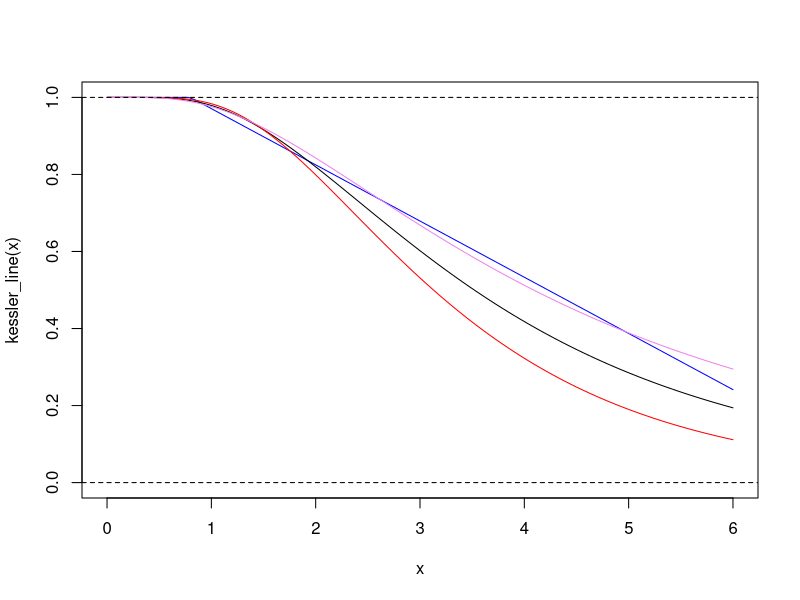
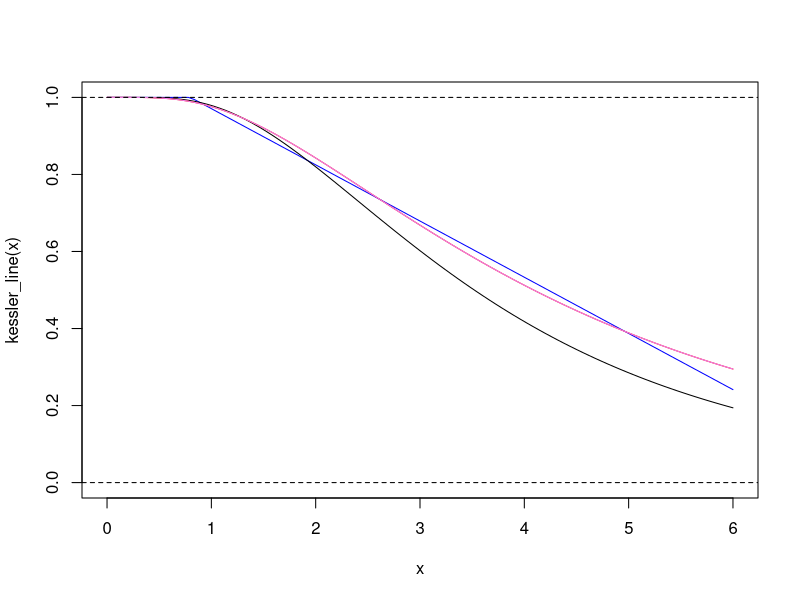
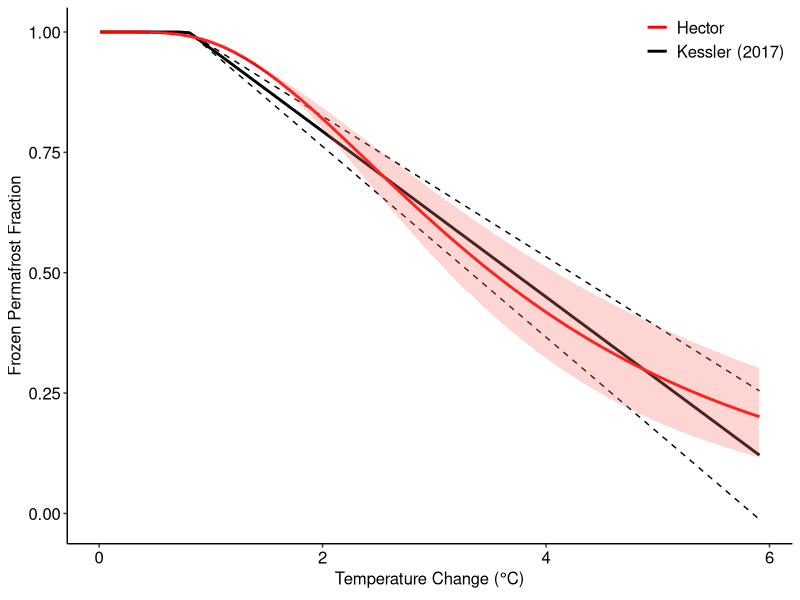

Generate these figures, in order, with R:
library(dplyr)

cdfun <- function(x, mu, sig) plnorm(x, mu, sig, lower.tail = FALSE)

kessler_line <- function(x){
  kessler_b = 0.8 * kessler_m + 1
  pmin(kessler_b - kessler_m * x, 1)
}

fit_to_kessler <- function(kessler_m){
  fit <- optim(c(3.5, 2), pfit)
}

pfit <- function(pars) {
  mu <- pars[1]
  sig <- pars[2]
  x <- seq(0.01, 6, 0.1)
  yline <- kessler_line(x)
  yfun <- cdfun(x, mu, sig)
  ## sum((yline - yfun) ^ 2 * (1 / x^1.8))
  sum((yline - yfun) ^ 2)
}


kessler_m <- 0.172
fit <- fit_to_kessler(kessler_m)
kessler_m <- 0.1981
fit_upper <- fit_to_kessler(kessler_m)
kessler_m <- 0.1459
fit_lower <- fit_to_kessler(kessler_m)

kessler_m <- 0.172

library(ggplot2)

my_theme <- theme_classic() + 
  theme(legend.title=element_blank(), 
        legend.position = c(1, 1),
        legend.justification = c("right", "top"),
        legend.box.just = "right",
        legend.text = element_text(size=12),
        axis.text = element_text(color="black", size=12), 
        axis.title = element_text(color = "black", size=12))




# Create a data frame to hold the curves data
x <- seq(0.01, 6, 0.1)
kessler_m <- 0.172
kessler <- kessler_line(x)
kessler_m <- 0.1981
kessler_upper = kessler_line(x)
kessler_m <- 0.1459
kessler_lower = kessler_line(x)
curves <- tibble(x = x, kessler_lower = kessler_lower, kessler_upper=kessler_upper, kessler=kessler, funline = cdfun(x, fit$par[1], fit$par[2]), 
                 funline_upper = cdfun(x, fit_upper$par[1], fit_upper$par[2]), 
                 funline_lower=cdfun(x, fit_lower$par[1], fit_lower$par[2]))

ggplot(data=curves) +
  geom_line(aes(x=x, y=kessler_upper, colour = "Kessler (2017)"), show.legend=FALSE, linetype="dashed") +
  geom_line(aes(x=x, y=kessler_lower, colour = "Kessler (2017)"), show.legend=FALSE, linetype="dashed") + 
  geom_line(aes(x=x, y=kessler, colour = "Kessler (2017)"), size=1) +
  geom_line(aes(x=x, y = funline, colour="Hector"), size=1) + 
  geom_ribbon(aes(x=x, ymin = funline_lower, ymax = funline_upper, fill="Hector"), show.legend=FALSE, alpha = 0.3)+
  my_theme +
  scale_y_continuous("Frozen Permafrost Fraction") +
  scale_x_continuous(expression(paste("Temperature Change (", degree*C, ")"))) +
  scale_colour_manual(NA, values = c("red", "black")) ->
  kessler_fit_plot
ggsave(kessler_fit_plot, filename="figures/kessler_calibration.eps", device=cairo_ps, width=4, height=3, dpi=300)

fit$par[1]
fit_upper$par[1]
fit_lower$par[1]

fit$par[2]
fit_upper$par[2]
fit_lower$par[2]


curve(kessler_line(x), 0, 6, col = "blue", ylim = c(0, 1))
curve(cdfun(x, fit$par[1], fit$par[2]), 0, 6, add = TRUE)
curve(cdfun(x, fit_upper$par[1], fit_upper$par[2]), 0, 6, col='red', add = TRUE)
curve(cdfun(x, fit_lower$par[1], fit_lower$par[2]), 0, 6, col='violet', add = TRUE)
abline(h = c(0, 1), lty = 2)







kessler_b_upper <- 0.8 * kessler_m + 1
kessler_line_upper <- function(x) pmin(kessler_b - kessler_m * x, 1)
fit_upper <- optim(c(3.5, 2), pfit)

kessler_m_lower <- 0.1459
kessler_b <- 0.8 * kessler_m + 1
kessler_line_lower <- function(x) pmin(kessler_b - kessler_m * x, 1)
fit_lower <- optim(c(3.5, 2), pfit)



curve(kessler_line(x), 0, 6, col = "blue", ylim = c(0, 1))
curve(cdfun(x, fit$par[1], fit$par[2]), 0, 6, add = TRUE)
curve(cdfun(x, fit_upper$par[1], fit_upper$par[2]), 0, 6, col='red', add = TRUE)
curve(cdfun(x, fit_lower$par[1], fit_lower$par[2]), 0, 6, col='violet', add = TRUE)
abline(h = c(0, 1), lty = 2)
fit$par[1]
fit$par[2]

fit_upper$par[1]
fit_upper$par[2]

fit_lower$par[1]
fit_lower$par[2]
